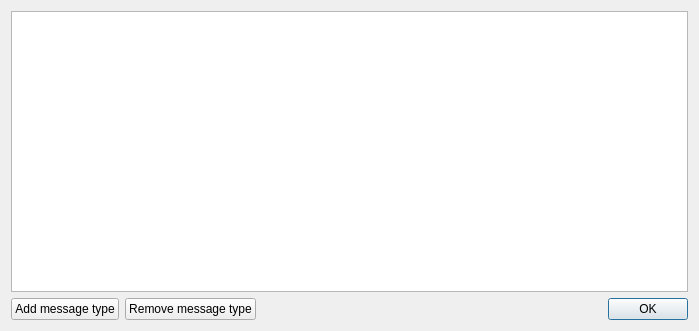
<?xml version="1.0" encoding="UTF-8"?>
<ui version="4.0">
 <class>CommDialog</class>
 <widget class="QDialog" name="CommDialog">
  <property name="geometry">
   <rect>
    <x>0</x>
    <y>0</y>
    <width>699</width>
    <height>331</height>
   </rect>
  </property>
  <property name="windowTitle">
   <string>Communication Editor</string>
  </property>
  <layout class="QVBoxLayout" name="verticalLayout_2">
   <item>
    <widget class="QTableView" name="tableView_messages">
     <property name="selectionBehavior">
      <enum>QAbstractItemView::SelectRows</enum>
     </property>
    </widget>
   </item>
   <item>
    <layout class="QHBoxLayout" name="horizontalLayout">
     <item>
      <widget class="QPushButton" name="pushButton_plus">
       <property name="text">
        <string>Add message type</string>
       </property>
      </widget>
     </item>
     <item>
      <widget class="QPushButton" name="pushButton_minus">
       <property name="sizePolicy">
        <sizepolicy hsizetype="Fixed" vsizetype="Fixed">
         <horstretch>0</horstretch>
         <verstretch>0</verstretch>
        </sizepolicy>
       </property>
       <property name="text">
        <string>Remove message type</string>
       </property>
      </widget>
     </item>
     <item>
      <spacer name="horizontalSpacer">
       <property name="orientation">
        <enum>Qt::Horizontal</enum>
       </property>
       <property name="sizeHint" stdset="0">
        <size>
         <width>40</width>
         <height>20</height>
        </size>
       </property>
      </spacer>
     </item>
     <item>
      <widget class="QDialogButtonBox" name="buttonBox">
       <property name="orientation">
        <enum>Qt::Horizontal</enum>
       </property>
       <property name="standardButtons">
        <set>QDialogButtonBox::Ok</set>
       </property>
      </widget>
     </item>
    </layout>
   </item>
  </layout>
 </widget>
 <resources/>
 <connections>
  <connection>
   <sender>buttonBox</sender>
   <signal>accepted()</signal>
   <receiver>CommDialog</receiver>
   <slot>accept()</slot>
   <hints>
    <hint type="sourcelabel">
     <x>248</x>
     <y>254</y>
    </hint>
    <hint type="destinationlabel">
     <x>157</x>
     <y>274</y>
    </hint>
   </hints>
  </connection>
  <connection>
   <sender>buttonBox</sender>
   <signal>rejected()</signal>
   <receiver>CommDialog</receiver>
   <slot>reject()</slot>
   <hints>
    <hint type="sourcelabel">
     <x>316</x>
     <y>260</y>
    </hint>
    <hint type="destinationlabel">
     <x>286</x>
     <y>274</y>
    </hint>
   </hints>
  </connection>
 </connections>
</ui>
